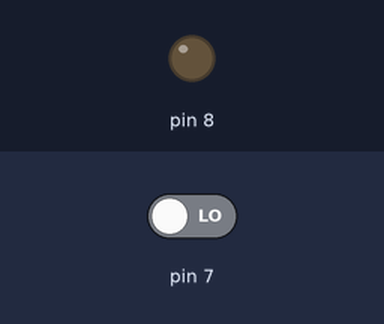
Recording of a sketch running on a simulated Arduino Uno, built with avr-gcc and run on an emulated ATmega328P. Shown: output pins drawn as LEDs (lit = HIGH). Inputs (shaded band) come from the test bench; at power-on: pin 7 LOW.

Above: at 1.2 s.
1.3 s: pin 7 driven HIGH
At 1.7 s:
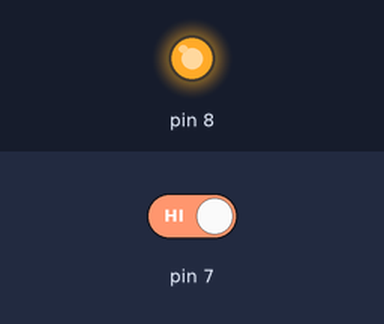
Timing chart, 0 to 4.3 s (numbered marks = the images above; inputs shaded):
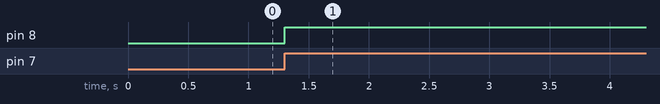

Measured:
- after the input at 1.3 s, pin 8: LOW → HIGH at once

The sketch:

_____1____.ino
```cpp
void setup() {
  pinMode(8,OUTPUT);
}

unsigned long previousMillis = 0;
const long delayTime = 7200000;

void loop(){
    unsigned long currentMillis = millis(); // 현재시간 담기
    int level = digitalRead(7);// 수위센서 신호 측정.
    if(level == HIGH)          // 수위센서 액체 감지되면
    digitalWrite(8,HIGH);     // 8번 핀에 HIGH를 출력 릴레이 ON
    else                      // 그렇지 않고
    {
      if(currentMillis - previousMillis >= delayTime)
      {
        digitalWrite(8,LOW);      // 8번 핀에 LOW를 출력합니다 릴레이 OFF
        previousMillis = currentMillis;
      }
    }
}
```
